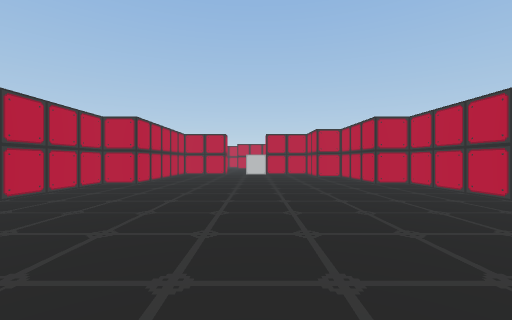
[1] (above)

17 first-person views from a walk through a Unity game level. The camera is 1.3 m above the floor, looks level and sees 90° across. The floor is counted in squares, 1.8 m on a side. Each view is taken from the middle of a square. On the plan, view 1 faces up. The plan holds only what a view shows up to about 9 squares ahead; the rest is blank. The place goes on beyond the plan. The player character is not drawn.

[2]
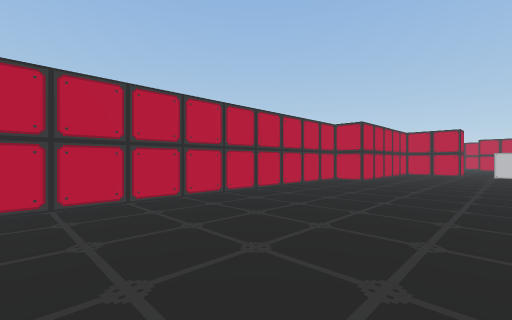

[3]
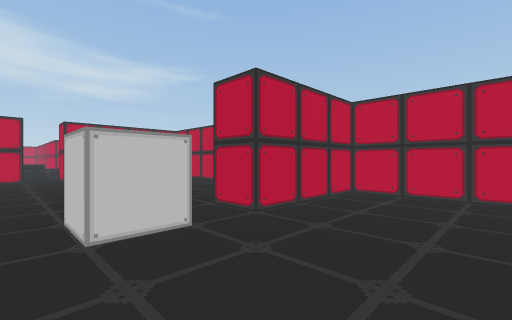

[4]
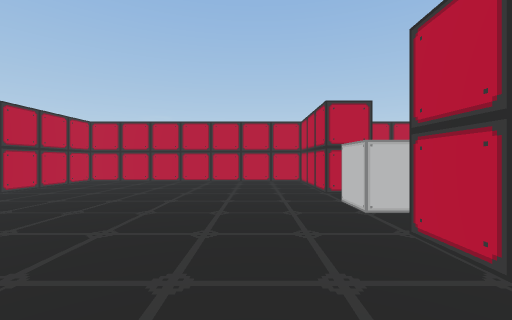

[5]
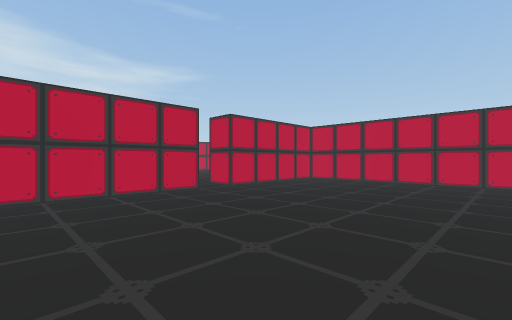

[6]
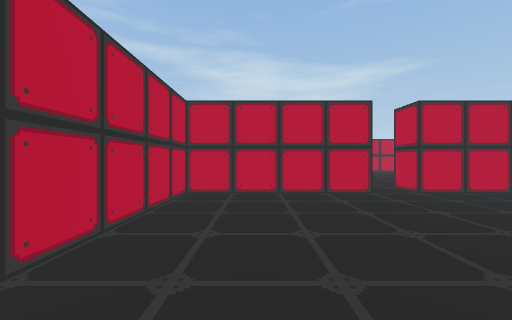

[7]
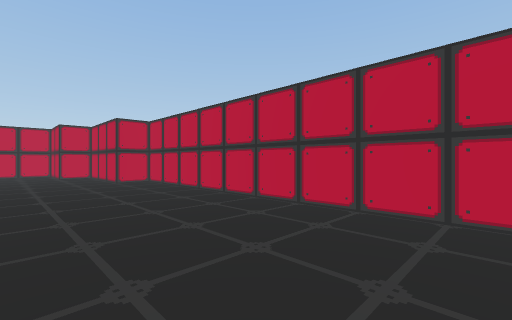

[8]
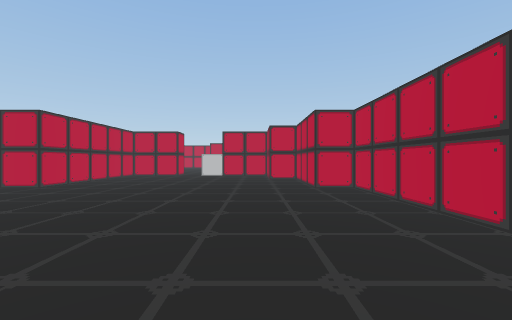

[9]
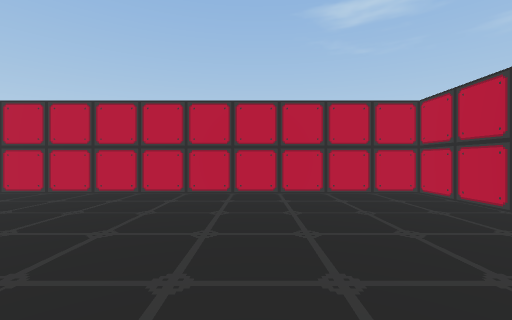

[10]
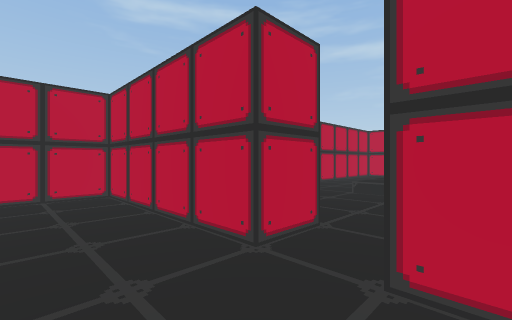

[11]
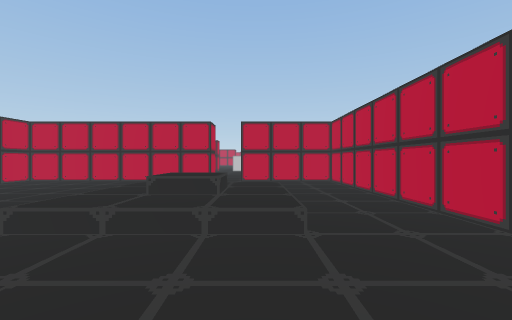

[12]
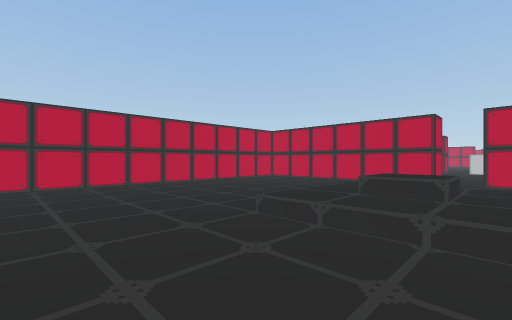

[13]
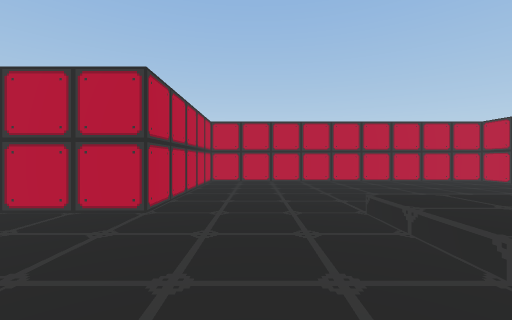

[14]
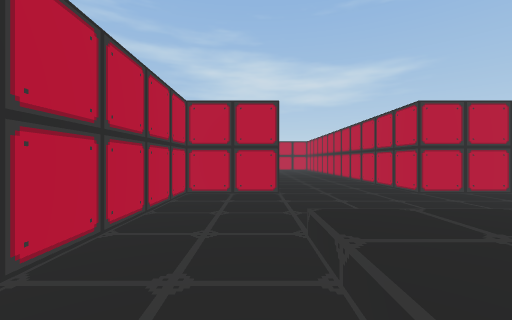

[15]
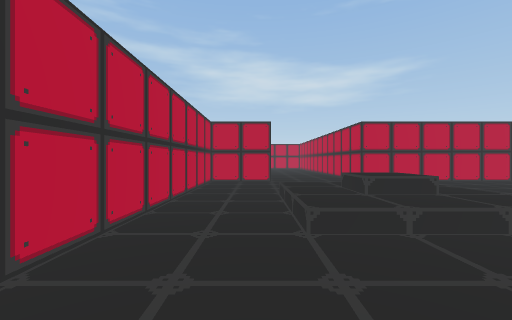

[16]
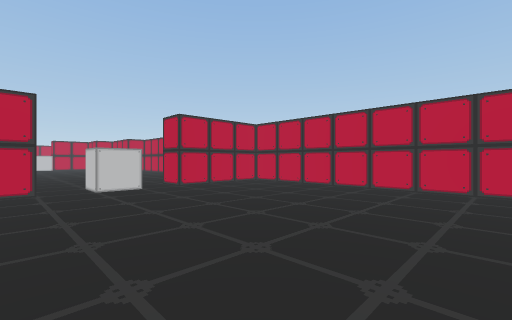

[17]
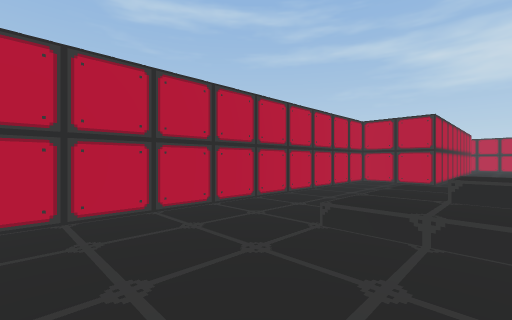

### Floor plan
Key: @ floor where view 1 was taken; # wall or solid block; . main floor; : floor 0.5 m higher than the main floor; + floor 1 m higher than the main floor; / step, stairs or slope.
Columns run from 7 left of view 1 to 5 right of it. Each row starts with its distance up from view 1.
 10    #.......#
  9    #.......#
  8   ##.......##
  7   #.........#
  6   #.........#
  5   #.........#
  4   #.........#
  3   #.........#
  2   #.........#
  1   #.........#
  0   #....@....#
 -1   #.........#
 -2   ####.#.####
 -3   #.........#
 -4   #.........#
 -5   #.........#
 -6   #.........#
 -7   #.........#
 -8   #.........#
 -9   #.........#
-10 #######.#####
-11 #.... .....#
-12 #.... .....#
-13 #.... .....#
-14 #.... :/:..#
-15 #.... /+/..#
-16 #.....:/:..#
-17 #..........#
-18 #..........#
-19 #..........#
-20 ######...###
-21      #...#
-22      #...#

Positions as (right, up) in squares from view 1, and headings:
1: (0, 0), facing up
2: (0, -1), facing up-left
3: (1, 1), facing down-left
4: (4, -4), facing left
5: (4, -4), facing down-left
6: (3, -4), facing down
7: (1, -1), facing up-right
8: (2, 1), facing up
9: (-1, 2), facing right
10: (-1, -8), facing down-right
11: (1, -19), facing up
12: (1, -19), facing up-left
13: (2, -18), facing left
14: (2, -14), facing down
15: (2, -11), facing down
16: (-2, -9), facing up-right
17: (0, -11), facing down-right
